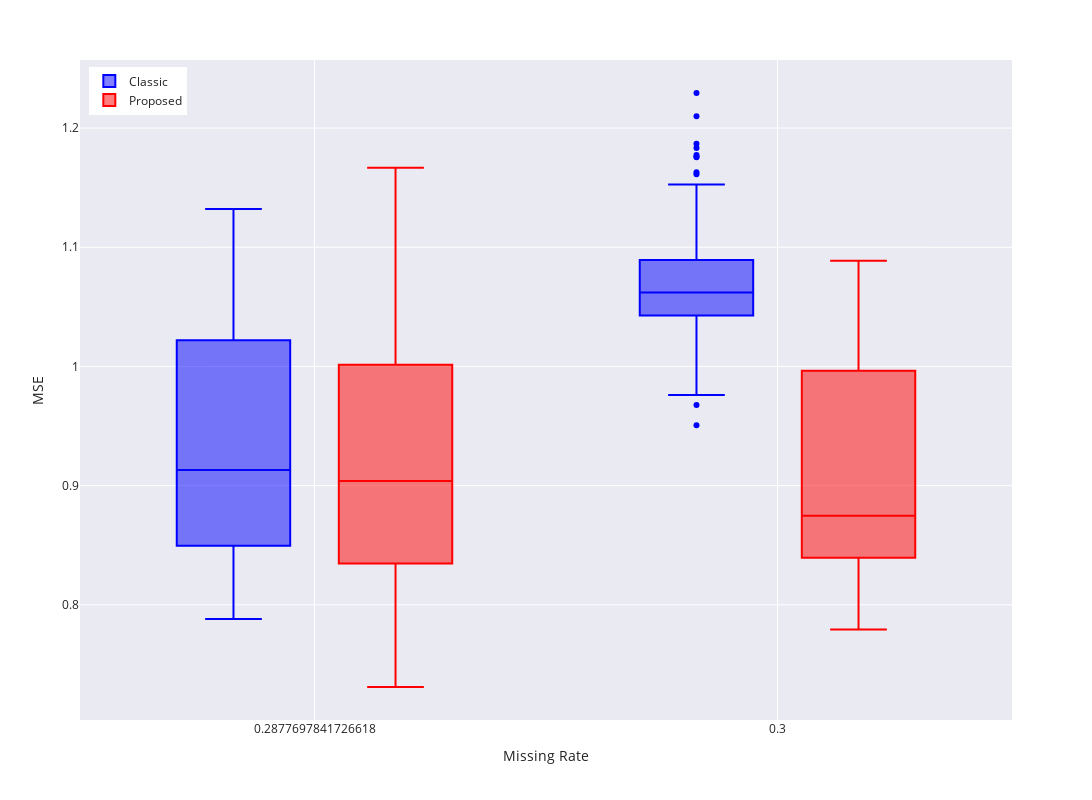

The cell this chart's notebook holds for it:
### Markdown cell above
## 4.1 Block vs random

### Code cell
tt=df.query("mtype in ['rand','block'] and mrate in [0.2877697841726618, 0.3] and dataset=='chickenpox'")
tt['mrate'] = tt['mrate'].astype(str)
tt = tt.sort_values(by=['model','mrate'])

fig = px.box(tt,x='mrate',y='mse',color='method')
fig.layout['xaxis']['title']['text']='Missing Rate'
fig.layout['yaxis']['title']['text']='MSE'

fig.data[0]['marker']['color'] = 'blue'
fig.data[0]['name'] = 'Classic'
fig.data[1]['marker']['color'] = 'red'
fig.data[1]['name'] = 'Proposed'

fig.layout['legend']['title']=''

fig.update_layout(template="seaborn")
fig.update_layout(title_text="")
fig.update_layout(height=800, width=1800)

fig.update_layout(legend=dict(
    yanchor="top",
    y=0.99,
    xanchor="left",
    x=0.01
 ))
fig

### Figure 1 — Plotly figure (JSON) as saved in the notebook; plotly's stock layout.template omitted (floating-point values rounded to 4 significant figures; data arrays with more than 128 entries replaced by an {"elided": "..."} marker saying what was removed)
{"data": [{"alignmentgroup": "True", "hovertemplate": "method=STGCN<br>mrate=%{x}<br>mse=%{y}<extra></extra>", "legendgroup": "STGCN", "marker": {"color": "blue"}, "name": "Classic", "notched": false, "offsetgroup": "STGCN", "orientation": "v", "showlegend": true, "type": "box", "x": {"elided": "540 str values"}, "x0": " ", "xaxis": "x", "y": {"elided": "540 float values"}, "y0": " ", "yaxis": "y"}, {"alignmentgroup": "True", "hovertemplate": "method=IT-STGCN<br>mrate=%{x}<br>mse=%{y}<extra></extra>", "legendgroup": "IT-STGCN", "marker": {"color": "red"}, "name": "Proposed", "notched": false, "offsetgroup": "IT-STGCN", "orientation": "v", "showlegend": true, "type": "box", "x": {"elided": "540 str values"}, "x0": " ", "xaxis": "x", "y": {"elided": "540 float values"}, "y0": " ", "yaxis": "y"}], "layout": {"boxmode": "group", "height": 800, "legend": {"title": {"text": ""}, "tracegroupgap": 0, "x": 0.01, "xanchor": "left", "y": 0.99, "yanchor": "top"}, "margin": {"t": 60}, "title": {"text": ""}, "width": 1800, "xaxis": {"anchor": "y", "autorange": true, "domain": [0, 1], "range": [-0.5037, 1.504], "title": {"text": "Missing Rate"}, "type": "category"}, "yaxis": {"anchor": "x", "autorange": true, "domain": [0, 1], "range": [0.7034, 1.257], "title": {"text": "MSE"}, "type": "linear"}}}
